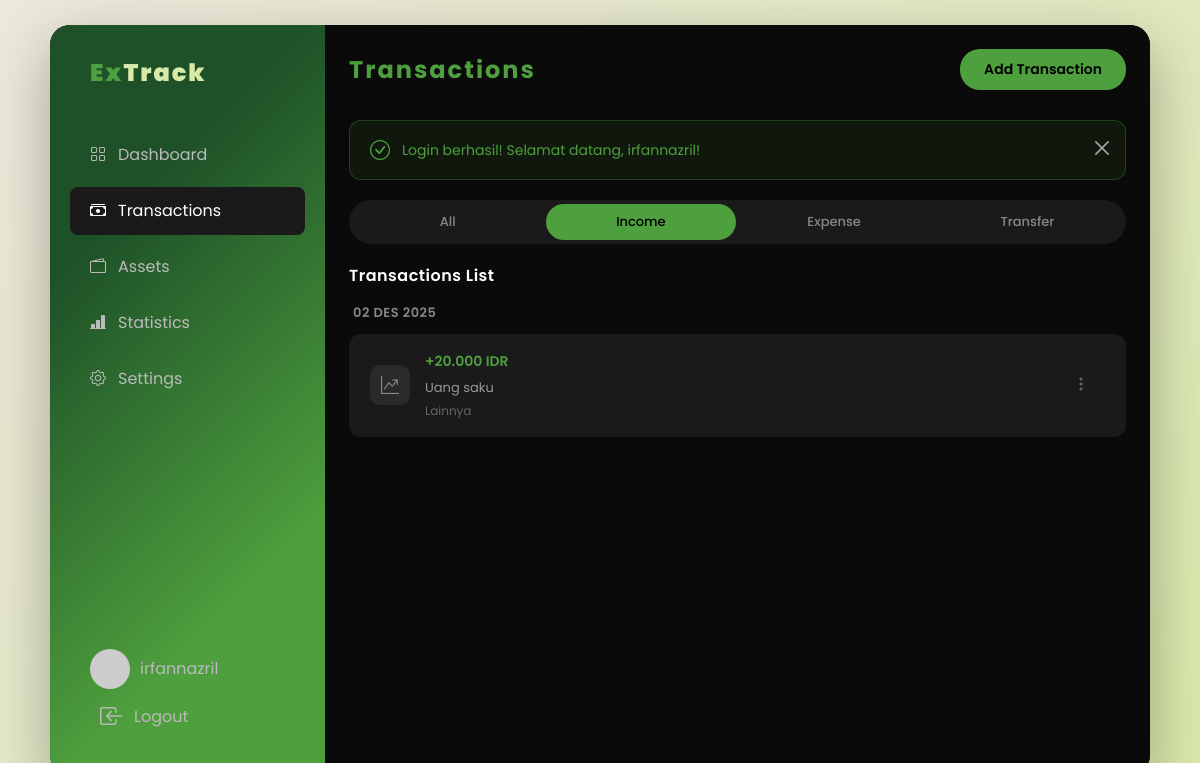
The page /pages/transactions.php?filter=income (signed in) on the database its author committed.
### tables this page shows
CREATE TABLE `transactions` (
  `transaction_id` int(11) NOT NULL,
  `user_id` int(11) NOT NULL,
  `transaction_type` enum('income','expense','transfer') NOT NULL,
  `amount` decimal(15,2) NOT NULL,
  `description` varchar(255) DEFAULT NULL,
  `category_id` int(11) DEFAULT NULL,
  `asset_id` int(11) NOT NULL,
  `transaction_date` date NOT NULL,
  `to_asset_id` int(11) DEFAULT NULL,
  `from_asset_id` int(11) DEFAULT NULL,
  `created_at` timestamp NOT NULL DEFAULT current_timestamp(),
  `updated_at` timestamp NOT NULL DEFAULT current_timestamp() ON UPDATE current_timestamp()
);

CREATE TABLE `categories` (
  `category_id` int(11) NOT NULL,
  `user_id` int(11) NOT NULL,
  `category_name` varchar(100) NOT NULL,
  `category_type` enum('income','expense') NOT NULL,
  `icon` varchar(50) DEFAULT NULL,
  `is_default` tinyint(1) DEFAULT 0,
  `created_at` timestamp NOT NULL DEFAULT current_timestamp(),
  `updated_at` timestamp NOT NULL DEFAULT current_timestamp() ON UPDATE current_timestamp()
);

### includes/functions.php (called while the page is built, shortened)
<?php
function format_currency($amount) {
    return number_format($amount, 0, ',', '.');
}
function format_date_indo($date) {
    $bulan = [
        1 => 'Jan', 'Feb', 'Mar', 'Apr', 'Mei', 'Jun',
        'Jul', 'Agu', 'Sep', 'Okt', 'Nov', 'Des'
    ];
    $timestamp = strtotime($date);
    $day = date('d', $timestamp);
    $month = $bulan[(int)date('m', $timestamp)];
    $year = date('Y', $timestamp);
    return "$day $month $year";
}

### pages/transactions.php (the view, shortened to what this page needs)
<?php
require_once __DIR__ . '/../includes/auth_check.php';
require_once __DIR__ . '/../includes/functions.php';
$filter = $_GET['filter'] ?? 'all';
$sql = "SELECT t.*, c.category_name, c.icon as category_icon, a.asset_name,
        fa.asset_name as from_asset_name, ta.asset_name as to_asset_name
        FROM transactions t
        LEFT JOIN categories c ON t.category_id = c.category_id
        LEFT JOIN assets a ON t.asset_id = a.asset_id
        LEFT JOIN assets fa ON t.from_asset_id = fa.asset_id
        LEFT JOIN assets ta ON t.to_asset_id = ta.asset_id
        WHERE t.user_id = ?";
if ($filter !== 'all') {
    $sql .= " AND t.transaction_type = ?";
}
$sql .= " ORDER BY t.transaction_date DESC, t.created_at DESC";
$stmt = $conn->prepare($sql);
if ($filter !== 'all') {
    $stmt->execute([$user_id, $filter]);
} else {
    $stmt->execute([$user_id]);
}
$transactions = $stmt->fetchAll();
$grouped = [];
foreach ($transactions as $trans) {
    $date = $trans['transaction_date'];
    if (!isset($grouped[$date])) {
        $grouped[$date] = [];
    }
    $grouped[$date][] = $trans;
}
?>
<!DOCTYPE html>
<html lang="en" data-bs-theme="dark">
<head>
  <link href="https://cdn.jsdelivr.net/npm/bootstrap@5.3.0/dist/css/bootstrap.min.css" rel="stylesheet">
  <link rel="stylesheet" href="https://cdn.jsdelivr.net/npm/bootstrap-icons@1.10.0/font/bootstrap-icons.css">
  <link rel="stylesheet" href="../assets/css/style.css">
</head>
<body>
  <div class="dashboard-container">
    <div class="row g-0">
      <div class="col-lg-3">
        <?php include __DIR__ . '/../includes/sidebar.php'; ?>
      </div>
      <div class="col-lg-9">
        <div class="main-content transaction-page">
          <div class="header">
            <div class="menu">Transactions</div>
            <button class="add-wallet-btn" data-bs-toggle="modal" data-bs-target="#addTransactionModal">Add Transaction</button>
          </div>
          <?php include __DIR__ . '/../includes/alert.php'; ?>
          <div class="filter-tabs">
            <a href="?filter=all" class="filter-tab all <?= $filter === 'all' ? 'active' : '' ?>">All</a>
            <a href="?filter=income" class="filter-tab income <?= $filter === 'income' ? 'active' : '' ?>">Income</a>
            <a href="?filter=expense" class="filter-tab expense <?= $filter === 'expense' ? 'active' : '' ?>">Expense</a>
            <a href="?filter=transfer" class="filter-tab transfer <?= $filter === 'transfer' ? 'active' : '' ?>">Transfer</a>
          </div>
          <div class="section-title">Transactions List</div>
          <div class="transaction-scroll">
            <?php if (empty($grouped)): ?>
              <p class="text-muted">Belum ada transaksi</p>
            <?php else: ?>
              <?php foreach ($grouped as $date => $trans_list): ?>
                <div class="transaction-date"><?= format_date_indo($date) ?></div>
                <?php foreach ($trans_list as $trans): ?>
                  <div class="transaction-item">
                    <div class="transaction-left">
                      <div class="transaction-icon">
                        <?php if ($trans['transaction_type'] === 'transfer'): ?>
                          <i class="bi bi-arrow-left-right"></i>
                        <?php elseif ($trans['transaction_type'] === 'income'): ?>
                          <i class="bi bi-graph-up-arrow"></i>
                        <?php else: ?>
                          <?= $trans['category_icon'] ?? '📦' ?>
                        <?php endif; ?>
                      </div>
                      <div class="transaction-details">
                        <div class="transaction-amount <?= $trans['transaction_type'] ?>">
                          <?php if ($trans['transaction_type'] === 'income'): ?>
                            +<?= format_currency($trans['amount']) ?> IDR
                          <?php elseif ($trans['transaction_type'] === 'expense'): ?>
                            -<?= format_currency($trans['amount']) ?> IDR
                          <?php else: ?>
                            <?= format_currency($trans['amount']) ?> IDR
                          <?php endif; ?>
                        </div>
                        <div class="transaction-description"><?= htmlspecialchars($trans['description'] ?: '-') ?></div>
                        <div class="transaction-category">
                          <?php if ($trans['transaction_type'] === 'transfer'): ?>
                            <?= htmlspecialchars($trans['from_asset_name']) ?> → <?= htmlspecialchars($trans['to_asset_name']) ?>
                          <?php else: ?>
                            <?= htmlspecialchars($trans['category_name'] ?? 'Uncategorized') ?>
                          <?php endif; ?>
                        </div>
                      </div>
                    </div>
                    <div class="transaction-menu">
                      <button class="menu-button" onclick='editTransaction(<?= json_encode($trans) ?>)'><i class="bi bi-three-dots-vertical"></i></button>
                    </div>
                  </div>
                <?php endforeach; ?>
              <?php endforeach; ?>
            <?php endif; ?>
          </div>
        </div>
      </div>
    </div>
  </div>
</body>
</html>

### assets/css/style.css (style rules this page uses)
* { scroll-behavior: smooth; }
body { background: linear-gradient(135deg, #ede8dd, #d8e9a8); min-height: 100vh; display: flex; align-items: center; justify-content: center; font-family: 'Poppins', sans-serif; padding: 20px; }
.dashboard-container { background: #0a0a0a; border-radius: 20px; max-width: 1100px; min-height: 750px; width: 100%; overflow: hidden; box-shadow: 0 20px 60px rgba(0, 0, 0, 0.3); position: relative; }
.main-content { background: #0a0a0a; padding: 30px 40px; max-height: 750px; height: 100%; overflow-y: auto; overflow-x: hidden; padding: 1.5rem; }
.header { display: flex; justify-content: space-between; align-items: center; margin-bottom: 30px; }
.menu { color: #4e9f3d; font-weight: 700; font-size: 24px; letter-spacing: 2px; }
.menu-button { background-color: transparent; border: none; color: #555; }
.add-wallet-btn { background: #4e9f3d; color: #000; border: none; padding: 10px 24px; border-radius: 20px; font-weight: 600; font-size: 14px; cursor: pointer; transition: all 0.3s; }
.section-title { color: #fff; font-size: 16px; margin-bottom: 15px; font-weight: 600; letter-spacing: 0.5px; }
.transaction-item { background: #1a1a1a; border-radius: 12px; padding: 16px 20px; margin-bottom: 12px; display: flex; align-items: center; justify-content: space-between; transition: all 0.3s; border: 1px solid transparent; }
.transaction-left { display: flex; align-items: center; }
.transaction-icon { width: 40px; height: 40px; background: #2a2a2a; border-radius: 10px; display: flex; align-items: center; justify-content: center; margin-right: 15px; color: #888; font-size: 18px; transition: all 0.3s; }
.transaction-amount { color: #fff; font-size: 14px; font-weight: 600; }
.transaction-amount.income { color: #4e9f3d; }
.transaction-menu { color: #666; cursor: pointer; padding: 8px; background: transparent; border: none; border-radius: 8px; transition: all 0.3s; }
.menu-button { background: transparent; border: none; color: #666; cursor: pointer; padding: 8px; border-radius: 8px; transition: all 0.3s; }
.main-content.transaction-page { display: flex; flex-direction: column; }
.transaction-scroll { flex: 1; overflow-y: auto; }
.transaction-date { color: #888; font-size: 13px; margin-bottom: 12px; margin-top: 20px; font-weight: 600; letter-spacing: 0.5px; text-transform: uppercase; padding-left: 4px; }
.transaction-date:first-child { margin-top: 0; }
.transaction-details { display: flex; flex-direction: column; gap: 4px; }
.transaction-description { font-size: 13px; color: #999; margin-top: 2px; }
.transaction-category { font-size: 12px; color: #666; display: flex; align-items: center; gap: 4px; }
.main-content { height: 100%; overflow-y: auto; overflow-x: hidden; padding: 1.5rem; }
.main-content { scrollbar-width: thin; scrollbar-color: rgba(255, 255, 255, 0.2) rgba(255, 255, 255, 0.05); }
.filter-tabs { display: inline-flex; justify-content: space-around; background: #1a1a1a; border-radius: 30px; padding: 4px; gap: 4px; margin-bottom: 20px; }
.filter-tab { width: 100%; padding: 8px 20px; border-radius: 25px; display: flex; justify-content: center; font-size: 13px; font-weight: 500; text-decoration: none; transition: all 0.3s; border: none; cursor: pointer; }
.filter-tab.all { background: transparent; color: #888; }
.filter-tab.income { background: transparent; color: #888; }
.filter-tab.income.active { background: #4e9f3d; color: #000; }
.filter-tab.expense { background: transparent; color: #888; }
.filter-tab.transfer { background: transparent; color: #888; }

### rows shown on the page
transactions: transaction_date "02 DES 2025", transaction_type "income" (drawn), amount "20.000", description "Uang saku", category.category_name "Lainnya"

### other values the page prints
$username "irfannazril"
$flash['message'] "Login berhasil! Selamat datang, irfannazril!"
